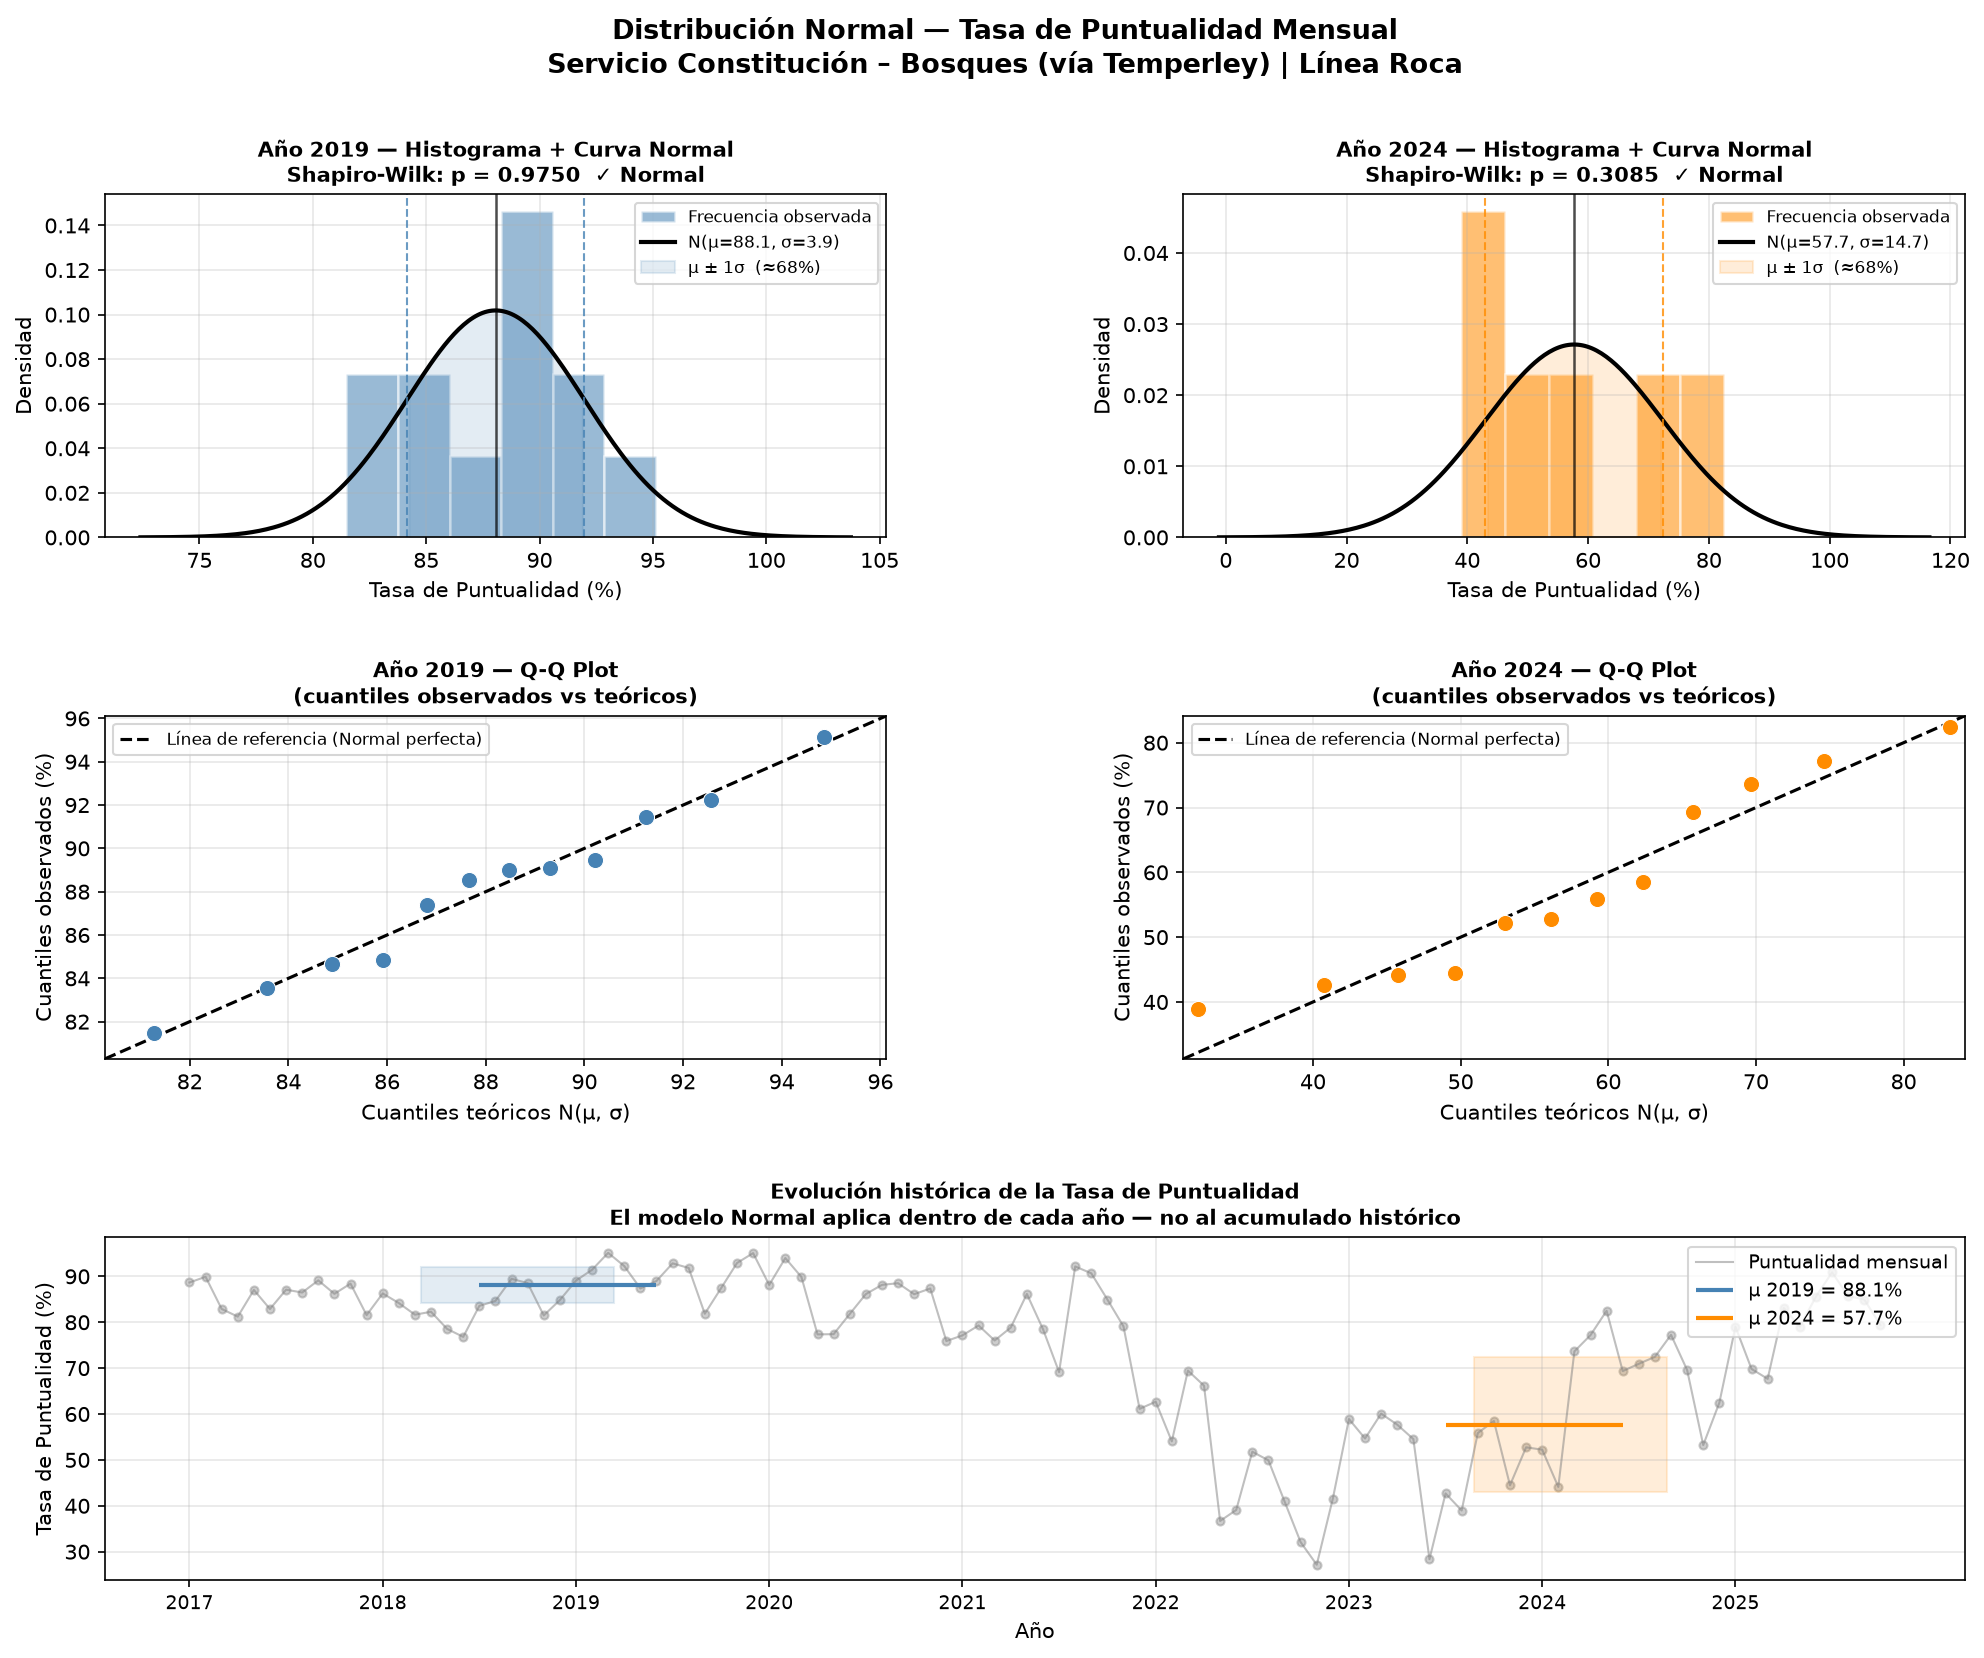

Write the Python code that produced this figure.
import pandas as pd
import matplotlib.pyplot as plt
import matplotlib.gridspec as gridspec
import numpy as np
from scipy import stats
from scipy.stats import norm

# ============================================================
# CARGA Y PREPARACIÓN DE DATOS
# ============================================================

dataset = "dataset/datos_red_ferroviaria.csv"
df = pd.read_csv(dataset, encoding="utf-8", sep=";")
roca = df[df["Línea"].str.upper() == "ROCA"].copy()

servicio_key = "ROC - Plaza Constitución-Temperley-Bosques (vía Temperley) (e)"
sub = roca[roca["Servicio"] == servicio_key].copy()

for col in ["Trenes Programados", "Trenes Puntuales", "Trenes Atrasados"]:
    sub[col] = pd.to_numeric(
        sub[col].astype(str).str.replace(",", "", regex=False), errors="coerce"
    )

sub = sub.dropna(subset=["Trenes Programados", "Trenes Puntuales"])
sub["Tasa de Puntualidad"] = sub["Trenes Puntuales"] / sub["Trenes Programados"] * 100

# Elegimos dos años con normalidad confirmada para el análisis principal
ANIOS_ANALISIS = [2019, 2024]
COLORES_ANIOS  = ["steelblue", "darkorange"]

# ============================================================
# TEST DE SHAPIRO-WILK Y PARÁMETROS
# ============================================================

print("=" * 65)
print("DISTRIBUCIÓN NORMAL — TASA DE PUNTUALIDAD MENSUAL")
print("Servicio: Constitución – Bosques (vía Temperley)")
print("=" * 65)

print("\n── TEST DE NORMALIDAD (Shapiro-Wilk) POR AÑO ──\n")
resultados_anios = {}

for anio in sorted(sub["Año"].unique()):
    datos = sub[sub["Año"] == anio]["Tasa de Puntualidad"].dropna()
    if len(datos) >= 4:
        stat, p = stats.shapiro(datos)
        simbolo = "✓ Normal" if p > 0.05 else "✗ No normal"
        print(
            f"  {anio}: n={len(datos):2d}  "
            f"μ={datos.mean():.2f}%  σ={datos.std():.2f}%  "
            f"Shapiro p={p:.4f}  {simbolo}"
        )
        resultados_anios[anio] = {
            "datos": datos, "media": datos.mean(),
            "std": datos.std(), "p": p, "n": len(datos)
        }

# ── Acumulado histórico (para mostrar que NO es normal) ──
datos_total = sub["Tasa de Puntualidad"].dropna()
stat_tot, p_tot = stats.shapiro(datos_total)
print(f"\n  HISTÓRICO (todos los años):")
print(f"  n={len(datos_total)}  μ={datos_total.mean():.2f}%  σ={datos_total.std():.2f}%  Shapiro p={p_tot:.4f}  ✗ No normal")
print(f"\n  → La serie histórica NO es normal porque la media cambió")
print(f"    drásticamente entre 2017 (≈85%) y 2023 (≈46%).")
print(f"    En cambio, dentro de cada año la variabilidad sí sigue una Normal.")

# ── Análisis detallado de los años elegidos ──
print(f"\n{'='*65}")
print(f"ANÁLISIS DETALLADO — AÑOS {ANIOS_ANALISIS}")
print(f"{'='*65}")

for anio in ANIOS_ANALISIS:
    r = resultados_anios[anio]
    datos = r["datos"]
    mu, sigma = r["media"], r["std"]

    print(f"\n── Año {anio} ──")
    print(f"  μ (media)             = {mu:.4f}%")
    print(f"  σ (desvío estándar)   = {sigma:.4f}%")
    print(f"  σ² (varianza)         = {sigma**2:.4f}")
    print(f"  n                     = {r['n']}")
    print(f"  Shapiro-Wilk p        = {r['p']:.4f}  ✓ Normal")

    # Probabilidades de interés usando la Normal ajustada
    print(f"\n  Probabilidades calculadas con N(μ={mu:.2f}, σ={sigma:.2f}):")

    p_90 = 1 - norm.cdf(90, mu, sigma)
    p_70_90 = norm.cdf(90, mu, sigma) - norm.cdf(70, mu, sigma)
    p_menos70 = norm.cdf(70, mu, sigma)

    print(f"  P(Puntualidad > 90%)          = {p_90:.4f}  = {p_90*100:.2f}%")
    print(f"  P(70% < Puntualidad ≤ 90%)    = {p_70_90:.4f}  = {p_70_90*100:.2f}%")
    print(f"  P(Puntualidad ≤ 70%)          = {p_menos70:.4f}  = {p_menos70*100:.2f}%")

    # Percentil 10 y 90 (valor crítico)
    p10 = norm.ppf(0.10, mu, sigma)
    p90 = norm.ppf(0.90, mu, sigma)
    print(f"  Percentil 10 (mes muy malo)   = {p10:.2f}%")
    print(f"  Percentil 90 (mes muy bueno)  = {p90:.2f}%")

# ============================================================
# GRÁFICOS
# ============================================================

fig = plt.figure(figsize=(16, 12))
gs = gridspec.GridSpec(3, 2, figure=fig, hspace=0.52, wspace=0.38)

# ── Gráfico 1 y 2: Histograma + curva normal por año ──
for idx, (anio, color) in enumerate(zip(ANIOS_ANALISIS, COLORES_ANIOS)):
    ax = fig.add_subplot(gs[0, idx])
    r = resultados_anios[anio]
    datos = r["datos"]
    mu, sigma = r["media"], r["std"]

    # Histograma de densidad
    ax.hist(datos, bins=6, density=True, alpha=0.55, color=color,
            edgecolor="white", linewidth=1.2, label="Frecuencia observada")

    # Curva normal teórica
    x = np.linspace(mu - 4*sigma, mu + 4*sigma, 300)
    ax.plot(x, norm.pdf(x, mu, sigma), color="black", linewidth=2,
            label=f"N(μ={mu:.1f}, σ={sigma:.1f})")

    # Líneas de media y ± 1σ
    ax.axvline(mu, color="black", linestyle="-", linewidth=1.2, alpha=0.7)
    ax.axvline(mu - sigma, color=color, linestyle="--", linewidth=1, alpha=0.8)
    ax.axvline(mu + sigma, color=color, linestyle="--", linewidth=1, alpha=0.8)
    ax.fill_between(x, norm.pdf(x, mu, sigma),
                    where=(x >= mu - sigma) & (x <= mu + sigma),
                    alpha=0.15, color=color, label="μ ± 1σ  (≈68%)")

    stat, p = stats.shapiro(datos)
    ax.set_title(
        f"Año {anio} — Histograma + Curva Normal\n"
        f"Shapiro-Wilk: p = {p:.4f}  {'✓ Normal' if p > 0.05 else '✗ No normal'}",
        fontsize=10, fontweight="bold"
    )
    ax.set_xlabel("Tasa de Puntualidad (%)")
    ax.set_ylabel("Densidad")
    ax.legend(fontsize=8)
    ax.grid(True, alpha=0.3)

# ── Gráfico 3 y 4: Q-Q Plot por año ──
for idx, (anio, color) in enumerate(zip(ANIOS_ANALISIS, COLORES_ANIOS)):
    ax = fig.add_subplot(gs[1, idx])
    r = resultados_anios[anio]
    datos = r["datos"].sort_values().values

    # Cuantiles teóricos vs observados
    n = len(datos)
    probs = (np.arange(1, n + 1) - 0.5) / n
    teoricos = norm.ppf(probs, r["media"], r["std"])

    ax.scatter(teoricos, datos, color=color, s=60, zorder=3,
               edgecolors="white", linewidths=0.5)
    lims = [min(teoricos.min(), datos.min()) - 1,
            max(teoricos.max(), datos.max()) + 1]
    ax.plot(lims, lims, "k--", linewidth=1.5, label="Línea de referencia (Normal perfecta)")
    ax.set_title(f"Año {anio} — Q-Q Plot\n(cuantiles observados vs teóricos)", fontsize=10, fontweight="bold")
    ax.set_xlabel("Cuantiles teóricos N(μ, σ)")
    ax.set_ylabel("Cuantiles observados (%)")
    ax.legend(fontsize=8)
    ax.grid(True, alpha=0.3)
    ax.set_xlim(lims)
    ax.set_ylim(lims)

# ── Gráfico 5: Evolución histórica con medias anuales ──
ax5 = fig.add_subplot(gs[2, :])

medias = [(anio, v["media"], v["std"], v["p"]) for anio, v in resultados_anios.items()]
anios_ord = sorted(resultados_anios.keys())

for anio in anios_ord:
    r = resultados_anios[anio]
    datos = r["datos"]
    orden_meses = {
        "Enero": 1, "Febrero": 2, "Marzo": 3, "Abril": 4,
        "Mayo": 5, "Junio": 6, "Julio": 7, "Agosto": 8,
        "Septiembre": 9, "Octubre": 10, "Noviembre": 11, "Diciembre": 12
    }
    sub_anio = sub[sub["Año"] == anio].copy()
    sub_anio["mes_num"] = sub_anio["Mes"].map(orden_meses)
    sub_anio = sub_anio.sort_values("mes_num")

# Línea temporal completa
sub_ord = sub.copy()
orden_meses = {
    "Enero": 1, "Febrero": 2, "Marzo": 3, "Abril": 4,
    "Mayo": 5, "Junio": 6, "Julio": 7, "Agosto": 8,
    "Septiembre": 9, "Octubre": 10, "Noviembre": 11, "Diciembre": 12
}
sub_ord["mes_num"] = sub_ord["Mes"].map(orden_meses)
sub_ord = sub_ord.sort_values(["Año", "mes_num"]).reset_index(drop=True)
sub_ord["periodo_idx"] = range(len(sub_ord))

ax5.plot(sub_ord["periodo_idx"], sub_ord["Tasa de Puntualidad"],
         color="gray", linewidth=1, alpha=0.5, label="Puntualidad mensual")
ax5.scatter(sub_ord["periodo_idx"], sub_ord["Tasa de Puntualidad"],
            s=15, color="gray", alpha=0.4)

# Resaltar los años analizados con banda μ ± σ
for anio, color in zip(ANIOS_ANALISIS, COLORES_ANIOS):
    mask = sub_ord["Año"] == anio
    idxs = sub_ord[mask]["periodo_idx"].values
    r = resultados_anios[anio]
    ax5.axhspan(r["media"] - r["std"], r["media"] + r["std"],
                xmin=idxs[0] / len(sub_ord), xmax=idxs[-1] / len(sub_ord),
                alpha=0.15, color=color)
    ax5.hlines(r["media"], idxs[0], idxs[-1], color=color, linewidth=2,
               linestyle="-", label=f"μ {anio} = {r['media']:.1f}%")

# Etiquetas eje x cada 12 meses
tick_idxs = list(range(0, len(sub_ord), 12))
ax5.set_xticks(tick_idxs)
ax5.set_xticklabels(
    [sub_ord["Año"].iloc[i] for i in tick_idxs],
    rotation=0, fontsize=9
)
ax5.set_xlabel("Año")
ax5.set_ylabel("Tasa de Puntualidad (%)")
ax5.set_title(
    "Evolución histórica de la Tasa de Puntualidad\n"
    "El modelo Normal aplica dentro de cada año — no al acumulado histórico",
    fontsize=10, fontweight="bold"
)
ax5.legend(fontsize=9, loc="upper right")
ax5.grid(True, alpha=0.3)

fig.suptitle(
    "Distribución Normal — Tasa de Puntualidad Mensual\n"
    "Servicio Constitución – Bosques (vía Temperley) | Línea Roca",
    fontsize=13, fontweight="bold"
)

plt.savefig("distribucion_normal.png", dpi=150, bbox_inches="tight")
plt.show()
print("\n✓ Gráfico guardado como 'distribucion_normal.png'")
